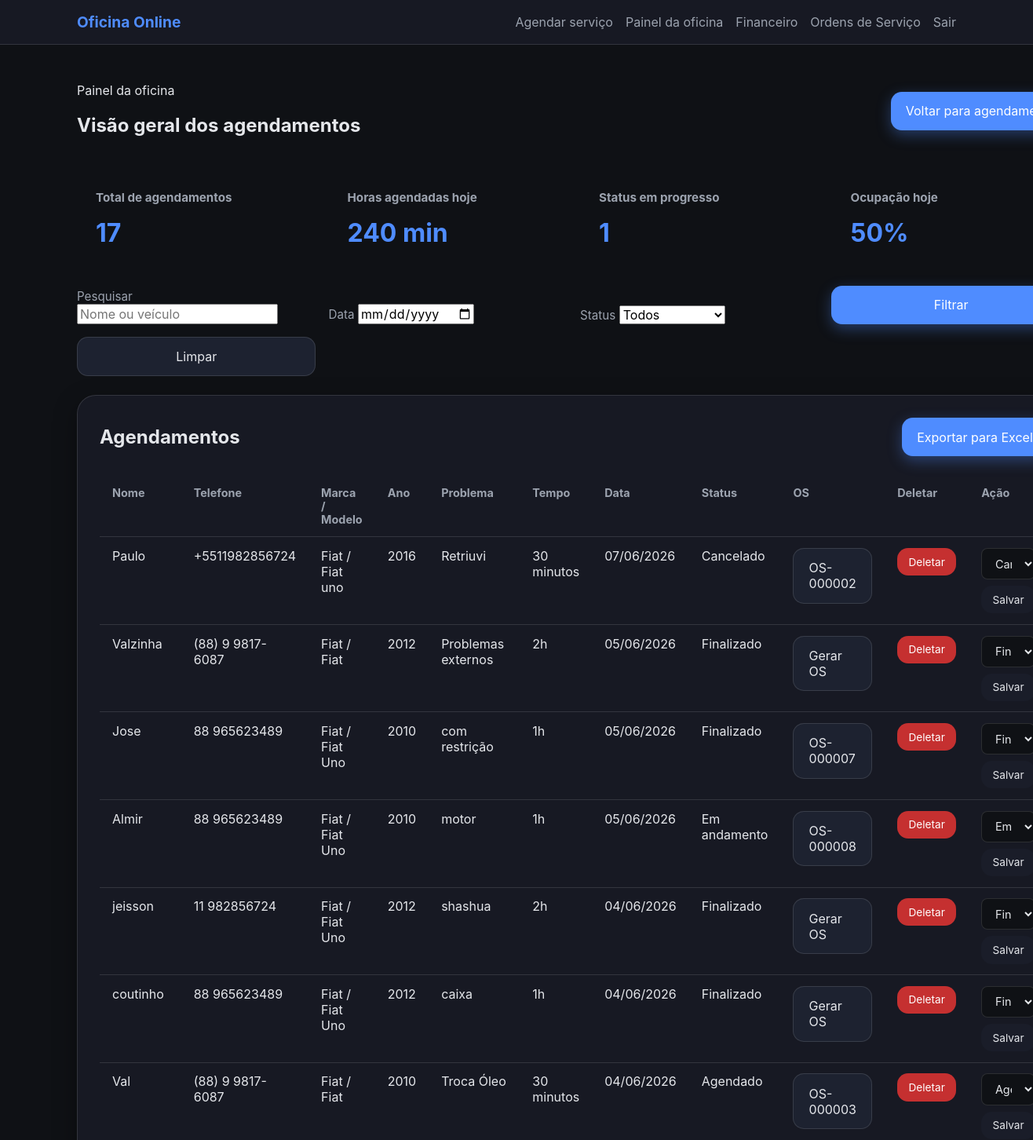
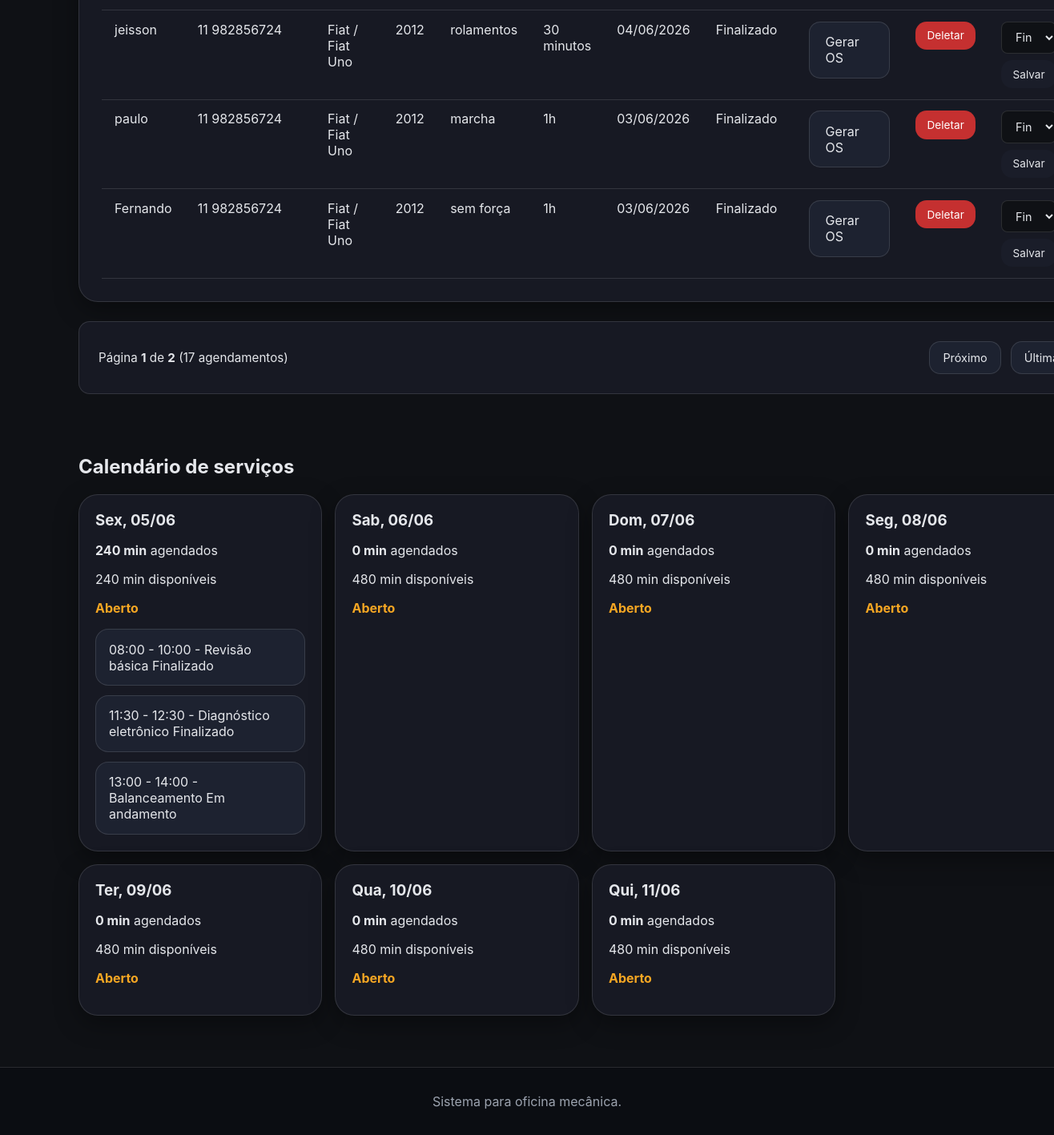
The page /dashboard/ (signed in) on the database its author committed (2 pictures, top to bottom).
### agenda/models.py (models this page shows, shortened)
class OficinaOwnedModel(models.Model):
    oficina = models.ForeignKey(
        'agenda.Oficina',
        on_delete=models.CASCADE,
        related_name='%(class)ss',
        verbose_name='Oficina'
    )
    class Meta:
        abstract = True

class Booking(OficinaOwnedModel):
    class Status(models.TextChoices):
        SCHEDULED = 'scheduled', 'Agendado'
        IN_PROGRESS = 'in_progress', 'Em andamento'
        COMPLETED = 'completed', 'Finalizado'
        CANCELED = 'canceled', 'Cancelado'
    full_name = models.CharField('Nome completo', max_length=120)
    phone = models.CharField('Telefone', max_length=25)
    vehicle_brand = models.CharField('Marca do veículo', max_length=80)
    vehicle_model = models.CharField('Modelo do veículo', max_length=80)
    vehicle_year = models.PositiveSmallIntegerField('Ano do veículo')
    problem_description = models.TextField('Problema informado')
    service_type = models.CharField('Tipo de serviço', max_length=20, choices=ServiceType.choices)
    duration_minutes = models.PositiveSmallIntegerField('Tempo estimado (minutos)', choices=DURATION_CHOICES)
    scheduled_date = models.DateField('Data do agendamento')
    start_time = models.TimeField('Horário de início')
    status = models.CharField('Status do serviço', max_length=20, choices=Status.choices, default=Status.SCHEDULED)
    created_at = models.DateTimeField('Criado em', auto_now_add=True)
    updated_at = models.DateTimeField('Atualizado em', auto_now=True)
    class Meta:
        ordering = ['scheduled_date', 'start_time', 'full_name']
        verbose_name = 'Agendamento'
        verbose_name_plural = 'Agendamentos'
    @property
    def end_time(self) -> time:
        start = datetime.combine(self.scheduled_date, self.start_time)
        end = start + timedelta(minutes=self.duration_minutes)
        return end.time()
    @property
    def duration_label(self) -> str:
        return format_duration(self.duration_minutes)
    @property
    def time_range_label(self) -> str:
        return f'{self.start_time.strftime("%H:%M")} - {self.end_time.strftime("%H:%M")}'
    @property
    def status_label(self) -> str:
        return self.get_status_display()
    @property
    def has_os(self) -> bool:
        return hasattr(self, 'ordem_servico')
    @classmethod
    def booked_minutes_for_date(cls, scheduled_date, oficina=None):
        bookings = cls.objects.filter(
            scheduled_date=scheduled_date,
        ).exclude(status=cls.Status.CANCELED)
        if oficina is not None:
            bookings = bookings.filter(oficina=oficina)
        return bookings.aggregate(
            total=models.Sum('duration_minutes')
        )['total'] or 0
    @classmethod
    def occupied_intervals_for_date(cls, scheduled_date, oficina=None):
        bookings = cls.objects.filter(scheduled_date=scheduled_date).exclude(status=cls.Status.CANCELED).order_by('start_time')
        if oficina is not None:
            bookings = bookings.filter(oficina=oficina)
        return [
            {
                'label': booking.time_range_label,
                'service': booking.get_service_type_display(),
                'duration': booking.duration_label,
                'customer': booking.full_name,
                'status': booking.status_label,
            }
            for booking in bookings
        ]

class OrdemServico(OficinaOwnedModel):
    class Status(models.TextChoices):
        RECEBIDO = 'received', 'Recebido'
        ANALYSIS = 'analysis', 'Em análise'
        WAITING_APPROVAL = 'waiting_approval', 'Aguardando aprovação'
        IN_PROGRESS = 'in_execution', 'Em execução'
        COMPLETED = 'completed', 'Finalizado'
        DELIVERED = 'delivered', 'Entregue'
        CANCELED = 'canceled', 'Cancelado'
    booking = models.OneToOneField(
        'agenda.Booking',
        on_delete=models.CASCADE,
        related_name='ordem_servico'
    )
    order_number = models.CharField('Número da OS', max_length=15, unique=True, editable=False)
    client_name = models.CharField('Nome do cliente', max_length=120)
    phone = models.CharField('Telefone', max_length=25)
    vehicle_brand = models.CharField('Marca do veículo', max_length=80)
    vehicle_model = models.CharField('Modelo do veículo', max_length=80)
    vehicle_year = models.PositiveSmallIntegerField('Ano do veículo')
    plate = models.CharField('Placa', max_length=20, blank=True)
    mileage = models.PositiveIntegerField('Quilometragem', null=True, blank=True)
    mechanic_name = models.CharField('Mecânico responsável', max_length=120, blank=True)
    payment_method = models.CharField('Forma de pagamento', max_length=25, choices=PAYMENT_METHOD_CHOICES, blank=True)
    warranty = models.CharField('Garantia do serviço', max_length=120, blank=True, default='30 dias')
    service_value = models.DecimalField('Valor do serviço', max_digits=10, decimal_places=2, default=0)
    parts_value = models.DecimalField('Valor total de peças', max_digits=10, decimal_places=2, default=0)
    total_value = models.DecimalField('Valor total', max_digits=10, decimal_places=2, default=0)
    estimated_profit = models.DecimalField('Lucro estimado', max_digits=10, decimal_places=2, default=0)
    completed_at = models.DateTimeField('Concluído em', null=True, blank=True)
    problem_description = models.TextField('Problema relatado')
    duration_minutes = models.PositiveSmallIntegerField('Tempo estimado (minutos)', choices=DURATION_CHOICES)
    scheduled_date = models.DateField('Data do agendamento')
    observations = models.TextField('Observações da oficina', blank=True)
    status = models.CharField('Status da OS', max_length=20, choices=Status.choices, default=Status.RECEBIDO)
    created_at = models.DateTimeField('Criado em', auto_now_add=True)
    updated_at = models.DateTimeField('Atualizado em', auto_now=True)
    class Meta:
        ordering = ['-created_at']
        verbose_name = 'Ordem de Serviço'
        verbose_name_plural = 'Ordens de Serviço'
    def __init__(self, *args, **kwargs):
        super().__init__(*args, **kwargs)
        self._original_status = self.status

### agenda/views.py (the view)
# urls.py: path('dashboard/', DashboardView.as_view(), name='dashboard'),
class DashboardView(StaffRequiredMixin, TemplateView):
    template_name = 'agenda/dashboard.html'
    def get_context_data(self, **kwargs):
        context = super().get_context_data(**kwargs)
        query = self.request.GET.get('q', '').strip()
        status = self.request.GET.get('status', '')
        date_filter = self.request.GET.get('date', '')
        bookings = Booking.objects.filter(oficina=self.oficina)
        if query:
            bookings = bookings.filter(
                Q(full_name__icontains=query)
                | Q(vehicle_brand__icontains=query)
                | Q(vehicle_model__icontains=query)
            )
        if status:
            bookings = bookings.filter(status=status)
        if date_filter:
            bookings = bookings.filter(scheduled_date=date_filter)
        bookings = bookings.order_by('-scheduled_date', 'start_time', 'full_name')
        paginator = Paginator(bookings, 10)
        page = self.request.GET.get('page')
        try:
            bookings_page = paginator.page(page)
        except PageNotAnInteger:
            bookings_page = paginator.page(1)
        except EmptyPage:
            bookings_page = paginator.page(paginator.num_pages)
        calendar_start = date.today()
        calendar_days = [calendar_start + timedelta(days=offset) for offset in range(7)]
        daily_summary = []
        for current_date in calendar_days:
            booked = Booking.booked_minutes_for_date(current_date, oficina=self.oficina)
            occupancy = round((booked / 480) * 100) if booked else 0
            daily_summary.append({
                'date': current_date,
                'booked': booked,
                'available': max(0, 480 - booked),
                'occupancy': occupancy,
                'intervals': Booking.occupied_intervals_for_date(current_date, oficina=self.oficina),
            })
        status_counts = Booking.objects.filter(oficina=self.oficina).values('status').annotate(total=Sum('duration_minutes'))
        status_map = {item['status']: item['total'] for item in status_counts}
        in_progress_count = Booking.objects.filter(oficina=self.oficina, status=Booking.Status.IN_PROGRESS).count()
        filter_params = self.request.GET.copy()
        filter_params.pop('page', None)
        selected_schedule = []
        if date_filter:
            try:
                selected_date = datetime.strptime(date_filter, '%Y-%m-%d').date()
                selected_schedule = Booking.occupied_intervals_for_date(selected_date, oficina=self.oficina)
            except ValueError:
                selected_schedule = []
        context.update({
            'bookings': bookings_page,
            'paginator': paginator,
            'total_bookings': paginator.count,
            'calendar_days': calendar_days,
            'daily_summary': daily_summary,
            'status_totals': status_map,
            'in_progress_count': in_progress_count,
            'query': query,
            'status_filter': status,
            'date_filter': date_filter,
            'filter_querystring': filter_params.urlencode(),
            'selected_schedule': selected_schedule,
            'status_choices': Booking.Status.choices,
        })
        return context

### agenda/templates/agenda/dashboard.html (shortened to what this page needs)
{% extends 'agenda/base.html' %}
{% block content %}
<section class="dashboard-overview">
    <div class="dashboard-head">
        <div>
            <p class="eyebrow">Painel da oficina</p>
            <h1>Visão geral dos agendamentos</h1>
        </div>
        <div class="panel-actions">
            <a class="btn btn-primary" href="{% url 'agenda:booking' %}">Voltar para agendamento</a>
        </div>
    </div>
    <div class="summary-grid">
        <article class="summary-card">
            <h3>Total de agendamentos</h3>
            <p>{{ total_bookings }}</p>
        </article>
        <article class="summary-card">
            <h3>Horas agendadas hoje</h3>
            <p>{{ daily_summary.0.booked|default:'0' }} min</p>
        </article>
        <article class="summary-card">
            <h3>Status em progresso</h3>
            <p>{{ in_progress_count }}</p>
        </article>
        <article class="summary-card">
            <h3>Ocupação hoje</h3>
            <p>{{ daily_summary.0.occupancy|default:'0' }}%</p>
        </article>
    </div>
    <section class="filters-panel">
        <form class="filters-form" method="get">
            <div class="filter-field">
                <label for="id_q">Pesquisar</label>
                <input id="id_q" name="q" value="{{ query }}" placeholder="Nome ou veículo" />
            </div>
            <div class="filter-field">
                <label for="id_date">Data</label>
                <input id="id_date" type="date" name="date" value="{{ date_filter }}" />
            </div>
            <div class="filter-field">
                <label for="id_status">Status</label>
                <select id="id_status" name="status">
                    <option value="">Todos</option>
                </select>
            </div>
            <button class="btn btn-primary" type="submit">Filtrar</button>
            <a class="btn btn-secondary" href="{% url 'agenda:dashboard' %}">Limpar</a>
        </form>
    </section>
    <section class="table-panel">
        <div class="table-card">
            <div class="table-header-actions">
                <h2>Agendamentos</h2>
                <a class="btn btn-primary" href="{% url 'agenda:export_bookings_excel' %}{% if filter_querystring %}?{{ filter_querystring }}{% endif %}">Exportar para Excel</a>
            </div>
            <div class="overflow-table">
                <table>
                    <thead>
                        <tr>
                            <th>Nome</th>
                            <th>Telefone</th>
                            <th>Marca / Modelo</th>
                            <th>Ano</th>
                            <th>Problema</th>
                            <th>Tempo</th>
                            <th>Data</th>
                            <th>Status</th>
                            <th>OS</th>
                            <th>Deletar</th>
                            <th>Ação</th>
                        </tr>
                    </thead>
                    <tbody>
                        {% for booking in bookings %}
                        <tr>
                            <td>{{ booking.full_name }}</td>
                            <td>{{ booking.phone }}</td>
                            <td>{{ booking.vehicle_brand }} / {{ booking.vehicle_model }}</td>
                            <td>{{ booking.vehicle_year }}</td>
                            <td>{{ booking.problem_description|truncatechars:40 }}</td>
                            <td>{{ booking.duration_label }}</td>
                            <td>{{ booking.scheduled_date|date:'d/m/Y' }}</td>
                            <td>{{ booking.status_label }}</td>
                            <td>
                                {% if booking.has_os %}
                                    <a class="btn btn-secondary" href="{% url 'agenda:os_detail' booking.ordem_servico.pk %}">{{ booking.ordem_servico.order_number }}</a>
                                {% else %}
                                    <a class="btn btn-secondary" href="{% url 'agenda:create_os' booking.pk %}">Gerar OS</a>
                                {% endif %}
                            </td>
                            <td>
                                <form method="post" action="{% url 'agenda:delete_booking' %}" class="delete-form" onsubmit="return confirm('Tem certeza que deseja excluir esse agendamento? O horário será liberado automaticamente.');">
                                    <button class="btn btn-danger" type="submit">Deletar</button>
                                </form>
                            </td>
                            <td>
                                <form method="post" action="{% url 'agenda:update_status' %}" class="status-form">
                                    <select name="status" aria-label="Atualizar status">
                                        {% for value, label in status_choices %}
                                        <option value="{{ value }}" {% if booking.status == value %}selected{% endif %}>{{ label }}</option>
                                        {% endfor %}
                                    </select>
                                    <button class="btn btn-tertiary" type="submit">Salvar</button>
                                </form>
                            </td>
                        </tr>
                        {% empty %}
                        <tr>
                            <td colspan="11">Nenhum agendamento encontrado.</td>
                        </tr>
                        {% endfor %}
                    </tbody>
                </table>
            </div>
        </div>
        <div class="pagination-controls">
            <div class="pagination-info">
                Página <strong>{{ bookings.number }}</strong> de <strong>{{ paginator.num_pages }}</strong>
                ({{ total_bookings }} agendamentos)
            </div>
            <div class="pagination-buttons">
                {% if bookings.has_next %}
                    <a class="btn btn-secondary" href="?page={{ bookings.next_page_number }}">Próximo</a>
                    <a class="btn btn-secondary" href="?page={{ paginator.num_pages }}">Última</a>
                {% endif %}
            </div>
        </div>
    </section>
    <section class="calendar-panel">
        <h2>Calendário de serviços</h2>
        <div class="calendar-grid">
            {% for day in daily_summary %}
            <article class="calendar-card{% if day.available == 0 %} full{% endif %}">
                <h3>{{ day.date|date:'D, d/m' }}</h3>
                <p><strong>{{ day.booked }} min</strong> agendados</p>
                <p>{{ day.available }} min disponíveis</p>
                <p class="calendar-status">{% if day.available == 0 %}Dia cheio{% else %}Aberto{% endif %}</p>
                {% if day.intervals %}
                <ul class="day-intervals">
                    {% for interval in day.intervals %}
                    <li>{{ interval.label }} - {{ interval.service }} {{ interval.status }}</li>
                    {% endfor %}
                </ul>
                {% endif %}
            </article>
            {% endfor %}
        </div>
    </section>
</section>
{% endblock %}

### rows shown on the page
Booking: full_name "Paulo", phone "+5511982856724", vehicle_brand "Fiat", vehicle_model "Fiat uno", vehicle_year "2016", problem_description "Retriuvi", duration_label "30 minutos", scheduled_date "07/06/2026", status_label "Cancelado", ordem_servico.order_number "OS-000002", status "Cancelado"
Booking: full_name "Valzinha", phone "(88) 9 9817-6087", vehicle_brand "Fiat", vehicle_model "Fiat", vehicle_year "2012", problem_description "Problemas externos", duration_label "2h", scheduled_date "05/06/2026", status_label "Finalizado", shows "Gerar OS", status "Finalizado"
Booking: full_name "Jose", phone "88 965623489", vehicle_brand "Fiat", vehicle_model "Fiat Uno", vehicle_year "2010", problem_description "com restrição", duration_label "1h", scheduled_date "05/06/2026", status_label "Finalizado", ordem_servico.order_number "OS-000007", status "Finalizado"
Booking: full_name "Almir", phone "88 965623489", vehicle_brand "Fiat", vehicle_model "Fiat Uno", vehicle_year "2010", problem_description "motor", duration_label "1h", scheduled_date "05/06/2026", status_label "Em andamento", ordem_servico.order_number "OS-000008", status "Em andamento"
Booking: full_name "jeisson", phone "11 982856724", vehicle_brand "Fiat", vehicle_model "Fiat Uno", vehicle_year "2012", problem_description "shashua", duration_label "2h", scheduled_date "04/06/2026", status_label "Finalizado", shows "Gerar OS", status "Finalizado"
Booking: full_name "coutinho", phone "88 965623489", vehicle_brand "Fiat", vehicle_model "Fiat Uno", vehicle_year "2012", problem_description "caixa", duration_label "1h", scheduled_date "04/06/2026", status_label "Finalizado", shows "Gerar OS", status "Finalizado"
Booking: full_name "Val", phone "(88) 9 9817-6087", vehicle_brand "Fiat", vehicle_model "Fiat", vehicle_year "2010", problem_description "Troca Óleo", duration_label "30 minutos", scheduled_date "04/06/2026", status_label "Agendado", ordem_servico.order_number "OS-000003", status "Agendado"
Booking: full_name "jeisson", phone "11 982856724", vehicle_brand "Fiat", vehicle_model "Fiat Uno", vehicle_year "2012", problem_description "rolamentos", duration_label "30 minutos", scheduled_date "04/06/2026", status_label "Finalizado", shows "Gerar OS", status "Finalizado"
Booking: full_name "paulo", phone "11 982856724", vehicle_brand "Fiat", vehicle_model "Fiat Uno", vehicle_year "2012", problem_description "marcha", duration_label "1h", scheduled_date "03/06/2026", status_label "Finalizado", shows "Gerar OS", status "Finalizado"
Booking: full_name "Fernando", phone "11 982856724", vehicle_brand "Fiat", vehicle_model "Fiat Uno", vehicle_year "2012", problem_description "sem força", duration_label "1h", scheduled_date "03/06/2026", status_label "Finalizado", shows "Gerar OS", status "Finalizado"

### other values the page prints
{{ total_bookings }} "17"
{{ daily_summary.0.booked|default:'0' }} "240"
{{ in_progress_count }} "1"
{{ daily_summary.0.occupancy|default:'0' }} "50"
{{ bookings.number }} "1"
{{ paginator.num_pages }} "2"
{{ day.date|date:'D, d/m' }} "Sex, 05/06" "Sab, 06/06" "Dom, 07/06" "Seg, 08/06" "Ter, 09/06" "Qua, 10/06" "Qui, 11/06"
{{ day.booked }} "240" "0" "0" "0" "0" "0" "0"
{{ day.available }} "240" "480" "480" "480" "480" "480" "480"
{{ interval.label }} "08:00 - 10:00" "11:30 - 12:30" "13:00 - 14:00"
{{ interval.service }} "Revisão básica" "Diagnóstico eletrônico" "Balanceamento"
{{ interval.status }} "Finalizado" "Finalizado" "Em andamento"
